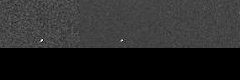
#> input picture dataset/negative/2026-01-20-BOGUS_MANUAL_NGC 722.fts9_cand1_S9.9.png, 240 x 80 px
$ python calc_triplet_mean_std.py --neg dataset/negative --pos dataset/negative
#> lines starting #> are read from the running program, lines starting #| are printed output that depends on the picture
import os
import argparse
import numpy as np
from PIL import Image
from tqdm import tqdm

def iter_pngs(folder):
    for root, _, files in os.walk(folder):
        for fn in files:
            if fn.lower().endswith(".png"):
                yield os.path.join(root, fn)

def read_triplet_as_float01(path, channel_index=(0,1,2)):
    """
    读取 80x240 三联图，切成三块 80x80 (左/中/右)，按 channel_index 重排，
    返回 shape=(3,H,W) 的 float32，范围 [0,1]
    """
#> called with channel_index = (0, 1, 2)
    im = Image.open(path).convert("L")
    w, h = im.size
#> w = 240; h = 80
    if w < 240 or h < 80:
        raise ValueError(f"Bad size {w}x{h} for {path}")

    # 左中右
    parts = [
        im.crop((0,   0,  80, 80)),
        im.crop((80,  0, 160, 80)),
        im.crop((160, 0, 240, 80)),
    ]
    parts = [parts[i] for i in channel_index]
#> parts = 3 items

    arrs = []
    for p in parts:
        a = np.asarray(p, dtype=np.float32) / 255.0  # [H,W] in [0,1]
        arrs.append(a)
#> this loop made 3 passes
#> pass 1, in read_triplet_as_float01, `a = np.asarray(p, dtype=np.float32) / 255.0`:
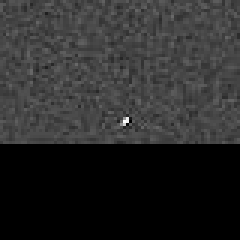
#> a: shape (80, 80) float32 (shown 3 times larger); min 0, max 0.984, mean 0.166
#> pass 3, in read_triplet_as_float01, `a = np.asarray(p, dtype=np.float32) / 255.0`:
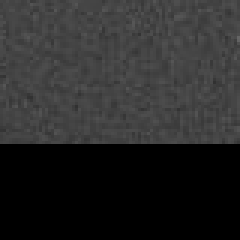
#> a: shape (80, 80) float32 (shown 3 times larger); min 0, max 0.396, mean 0.161
#> after the loop, arrs = 3 items
    x = np.stack(arrs, axis=0)  # [3,H,W]
    return x

def main():
    ap = argparse.ArgumentParser()
    ap.add_argument("--neg", required=True, help="negative folder")
    ap.add_argument("--pos", required=True, help="positive folder")
    ap.add_argument("--max", type=int, default=0, help="max files to use (0=all)")
    ap.add_argument("--order", default="0,1,2", help="channel order for left/mid/right, e.g. 0,1,2")
    args = ap.parse_args()

    order = tuple(int(x.strip()) for x in args.order.split(","))
    files = list(iter_pngs(args.neg)) + list(iter_pngs(args.pos))
    if args.max and args.max > 0:
        files = files[:args.max]

    if len(files) == 0:
        raise RuntimeError("No png files found")

    # Welford：逐步统计 mean/std（按通道）
    n = 0
    mean = np.zeros(3, dtype=np.float64)
    m2 = np.zeros(3, dtype=np.float64)

    for path in tqdm(files, desc="Scanning"):
        x = read_triplet_as_float01(path, channel_index=order)  # [3,80,80]
        # 每张图每通道做像素均值，等价于全像素统计（更高效）
        # 也可以直接 flatten 全像素，但会更慢
        # 这里我们用“全像素”统计更准确：对每张图每通道的所有像素累计
        # 所以逐像素更新：把 (H*W) 个像素当作样本
        c, h, w = x.shape
#> c = 3; h = 80; w = 80
        x_flat = x.reshape(c, -1).astype(np.float64)  # [3, Npix]
        for i in range(x_flat.shape[1]):
            n += 1
            v = x_flat[:, i]
            delta = v - mean
            mean += delta / n
            m2 += delta * (v - mean)
#> this loop made 6400 passes
#> (v, delta, mean, m2) on passes 2 to 4: ([0.204, 0.259, 0.267], [-0.0471, -0.0118, -0.00392], [0.227, 0.265, 0.269], [0.00111, 6.92e-05, 7.69e-06]), ([0.263, 0.263, 0.29], [0.0353, -0.00196, 0.0216], [0.239, 0.264, 0.276], [0.00194, 7.18e-05, 0.000318]), ([0.329, 0.294, 0.267], [0.0902, 0.0301, -0.00915], [0.262, 0.272, 0.274], [0.00804, 0.00075, 0.000381])
#> after the loop, m2 = [125.7, 109.6, 111.5]; mean = [0.166, 0.159, 0.161]; n = 6400
#> pass 2 of the loop in main, `for path in tqdm(files, desc="Scanning"):`:
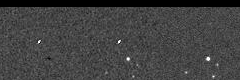
#> input picture dataset/negative/2026-01-20-BOGUS_MANUAL_NGC 473.fts6_cand1_S9.9.png, 240 x 80 px
#> the loop in read_triplet_as_float01 (call 2), `for p in parts:` made 3 passes
#> pass 1, in read_triplet_as_float01 (call 2), `a = np.asarray(p, dtype=np.float32) / 255.0`:
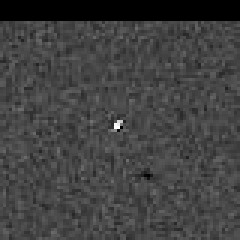
#> a: shape (80, 80) float32 (shown 3 times larger); min 0, max 1, mean 0.255
#> pass 3, in read_triplet_as_float01 (call 2), `a = np.asarray(p, dtype=np.float32) / 255.0`:
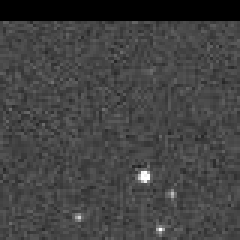
#> a: shape (80, 80) float32 (shown 3 times larger); min 0, max 1, mean 0.257
#> the loop in main, `for i in range(x_flat.shape[1]):` made 6400 passes
#> (delta, mean, m2) on passes 1 to 3: ([-0.166, -0.159, -0.161], [0.166, 0.159, 0.161], [125.7, 109.6, 111.5]), ([-0.166, -0.159, -0.161], [0.166, 0.159, 0.16], [125.7, 109.6, 111.6]), ([-0.166, -0.159, -0.16], [0.166, 0.159, 0.16], [125.8, 109.7, 111.6])
#> after the loop in main, `for i in range(x_flat.shape[1]):`: m2 = [203.9, 197.6, 198.2]; mean = [0.211, 0.207, 0.209]; n = 12800

    var = m2 / max(n - 1, 1)
    std = np.sqrt(var)

    print("\n=== Triplet dataset mean/std (channels = [diff,new,ref] in your chosen order) ===")
    print(f"Total samples (pixels): {n}")
    print(f"mean: {mean.tolist()}")
    print(f"std : {std.tolist()}")

    print("\nCopy into Normalize like:")
    print(f"Normalize(mean={mean.tolist()}, std={std.tolist()})")

if __name__ == "__main__":
    main()
